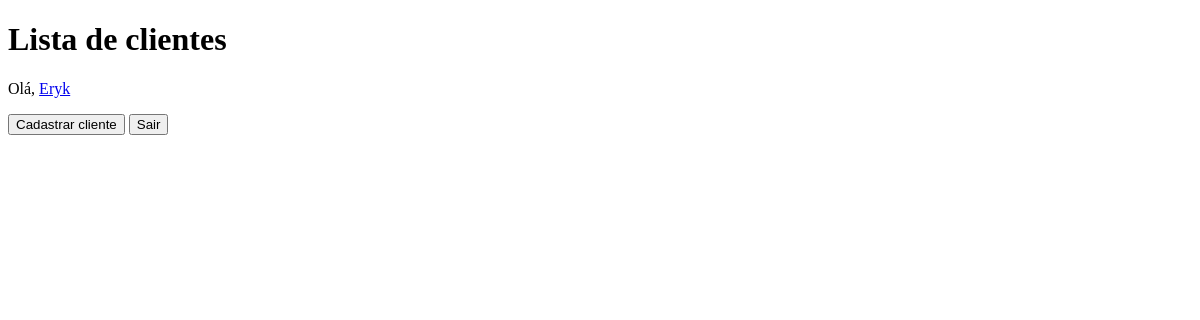
Before: /clientes/list/ (signed in) with the older database file.
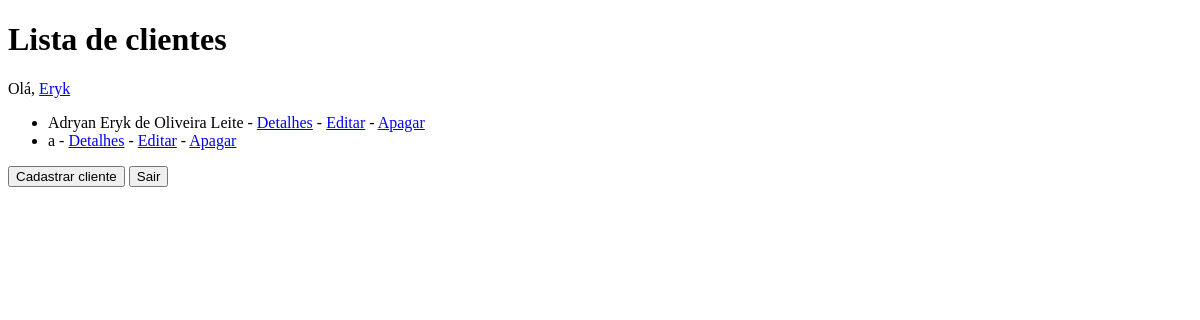
After: the same page with the newer database file.
### exemplo/models.py (models this page shows)
class Cliente(models.Model):
    name = models.CharField(max_length=50)
    age = models.IntegerField(blank=True, null=True) #Tenho que estudar essa parte(Já estudei)
    user = models.ForeignKey(to=User, on_delete=models.CASCADE, null=False, blank=False, related_name="clientes")
    def __str__(self):
        return self.name

### exemplo/views.py (the view)
# urls.py: path('list/', view=views.ClienteList.as_view(), name='list'),
class ClienteList(LoginRequiredMixin, ListView):
    model = Cliente
    template_name = 'cliente_list.html'
    def get_context_data(self, **kwargs: Any):
        context = super().get_context_data(**kwargs)
        context['user_id'] = self.request.user.id
        return context

### exemplo/templates/cliente_list.html (shortened to what this page needs)
<!DOCTYPE html>
<html lang="pt-br">
<head>
</head>
<body>
    <header>
        <h1>Lista de clientes</h1>
        <p>Olá, <a href="{% url 'detail' user_id %}">{{request.user}}</a></p>
    </header>
    <main>
        <section>
            <ul>
                {% for cliente in object_list %}
                    {% if user_id == cliente.user.id %}
                        <li>{{cliente}} - <a href="{% url 'exemplo:detail' cliente.id %}">Detalhes</a> - <a href="{% url 'exemplo:update' cliente.id %}">Editar</a> - <a href="{% url 'exemplo:delete' cliente.id %}">Apagar</a></li>
                    {% endif %}
                {% endfor %}
            </ul>
        </section>
        <section>
            <button onclick="location.href = '{% url 'exemplo:create' %}'" >Cadastrar cliente</button>
            <button onclick="location.href = '{% url 'logout' %}'" >Sair</button>
        </section>
    </main>
</body>
</html>

Changed rows visible on the page:
added Cliente: name "Adryan Eryk de Oliveira Leite"
added Cliente: name "a"
